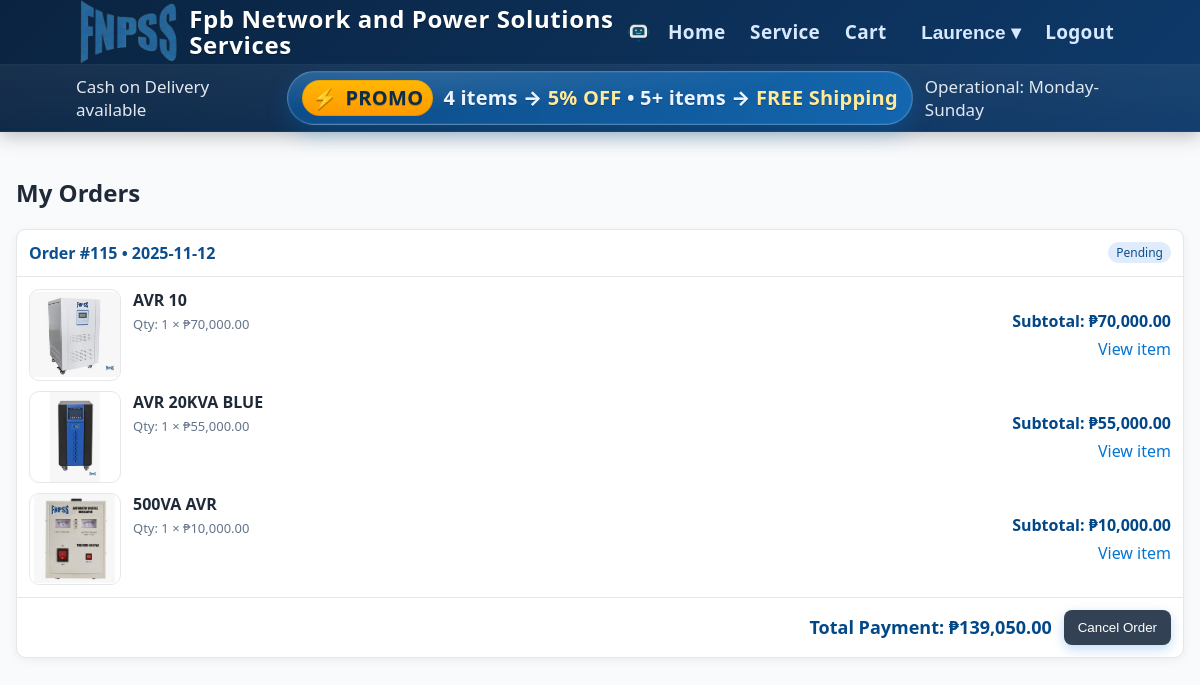
The page /orders.php (signed in) on the database its author committed.
### tables this page shows
CREATE TABLE `orders` (
  `order_id` int(11) NOT NULL,
  `customer_name` varchar(100) NOT NULL,
  `contact_number` varchar(20) NOT NULL,
  `delivery_location` text NOT NULL,
  `payment_method` enum('COD') NOT NULL DEFAULT 'COD',
  `product_name` varchar(255) NOT NULL,
  `quantity` int(11) NOT NULL,
  `total_price` decimal(10,2) NOT NULL,
  `delivery_date` date NOT NULL,
  `created_at` timestamp NOT NULL DEFAULT current_timestamp(),
  `updated_at` timestamp NOT NULL DEFAULT current_timestamp() ON UPDATE current_timestamp(),
  `user_id` int(11) DEFAULT NULL,
  `customer_email` varchar(255) DEFAULT NULL,
  `is_paid` tinyint(1) DEFAULT 0,
  `order_status` enum('pending','confirmed','shipped','delivered','cancelled') NOT NULL DEFAULT 'pending',
  `shipping_region` varchar(32) DEFAULT NULL,
  `delivery_span_days` int(11) NOT NULL DEFAULT 3
);

CREATE TABLE `order_items` (
  `id` int(11) NOT NULL,
  `order_id` int(11) NOT NULL,
  `product_id` int(11) DEFAULT NULL,
  `product_name` varchar(255) NOT NULL,
  `product_image` varchar(255) DEFAULT NULL,
  `quantity` int(11) NOT NULL,
  `unit_price` decimal(10,2) NOT NULL,
  `total_price` decimal(10,2) NOT NULL,
  `created_at` timestamp NOT NULL DEFAULT current_timestamp(),
  `serial_number` varchar(64) DEFAULT NULL,
  `warranty_start` date DEFAULT NULL,
  `warranty_end` date DEFAULT NULL,
  `warranty_duration_days` int(11) NOT NULL DEFAULT 365,
  `receipt` text DEFAULT NULL
);

### orders.php (the view, shortened to what the rows shown need)
<?php
require_once __DIR__ . '/includes/functions.php';
$order_id = (int)($_GET['id'] ?? 0);
$detail = $order_id > 0;
if ($detail) {
  $o = get_order($order_id);
  if (!$o || (int)$o['user_id'] !== (int)current_user()['id']) { header('Location: ' . BASE_URL . '/orders.php'); exit; }
  $items = get_order_items($order_id);
  if (!$items) {
    $nameHint = trim((string)($o['product_name'] ?? ''));
    if ($nameHint !== '') {
      $baseName = preg_replace('/\s+and others$/i', '', $nameHint);
      try {
        $st = db()->prepare('SELECT id, name, price, image FROM products WHERE name = :n OR name LIKE :like LIMIT 1');
        $st->execute([':n' => $baseName, ':like' => $baseName . '%']);
        $p = $st->fetch();
        if ($p) {
          $qty = max(1, (int)($o['quantity'] ?? 1));
          $items = [[
            'product_id'   => (int)$p['id'],
            'product_name' => (string)$p['name'],
            'product_image'=> (string)($p['image'] ?? ''),
            'quantity'     => $qty,
            'unit_price'   => (float)$p['price'],
            'total_price'  => (float)$p['price'] * $qty,
          ]];
        }
      } catch (Throwable $e) {  }
    }
  }
  $pidFilter = (int)($_GET['pid'] ?? 0);
  if ($pidFilter > 0 && is_array($items) && $items) {
    $items = array_values(array_filter($items, function($it) use ($pidFilter){ return (int)($it['product_id'] ?? 0) === $pidFilter; }));
    if (!$items) {
      $items = get_order_items($order_id);
    }
  }
  $page_title = 'Order Details';
} else {
  $orders = user_orders();
}
include __DIR__ . '/includes/header.php';
?>
<section class="section">
  <div class="container">
    <?php if ($detail): ?>
  <a href="<?= BASE_URL ?>/orders.php" class="btn-back">Back</a>
  <?php $custLabel = [ 'pending'=>'Pending', 'confirmed'=>'Order Placed', 'shipped'=>'Order Shipped Out', 'delivered'=>'Order Received', 'cancelled'=>'Cancelled' ][$o['order_status']] ?? ucfirst($o['order_status']); ?>
  <h2 style="margin-top:8px">Order Details <span id="detailStatus" class="badge" style="background:#e0ecfb;color:#0b4f8f"><?= h($custLabel); ?></span></h2>
      <?php
        $st = strtolower((string)$o['order_status']);
        $pending = ($st==='pending');
        $placed = in_array($st, ['confirmed','shipped','delivered']);
        $shipped = in_array($st, ['shipped','delivered']);
        $received = in_array($st, ['delivered']);
        function step($label,$active,$key){ ?>
          <div class="stp" data-step="<?= h($key); ?>" style="display:flex;align-items:center;gap:10px">
            <div class="stp-dot" style="width:30px;height:30px;border-radius:999px;border:3px solid <?= $active?'#16a34a':'#94a3b8' ?>;display:flex;align-items:center;justify-content:center;color:<?= $active?'#16a34a':'#94a3b8' ?>;font-weight:800">✔</div>
            <div class="stp-label" style="color:<?= $active?'#111827':'#64748b' ?>;font-weight:600;min-width:110px"><?= $label ?></div>
          </div>
        <?php } ?>
      <div id="stepper" style="display:flex;gap:24px;align-items:center;margin:10px 0 16px">
        <?php step('Pending', $pending || (!$placed && !$shipped && !$received), 'pending'); ?>
        <div style="flex:1;height:2px;background:#e5e7eb"></div>
        <?php step('Order Placed', $placed, 'placed'); ?>
        <div style="flex:1;height:2px;background:#e5e7eb"></div>
        <?php step('Order Shipped Out', $shipped, 'shipped'); ?>
        <div style="flex:1;height:2px;background:#e5e7eb"></div>
        <?php step('Order Received', $received, 'received'); ?>
      </div>
      <div class="form" style="margin-top:12px">
        <div style="display:flex;flex-direction:column;gap:12px">
          <?php foreach ($items as $it): ?>
            <div class="order-item-row" data-item-id="<?= (int)($it['id'] ?? 0); ?>" style="display:flex;gap:12px;align-items:center">
              <img src="<?= h(product_image_url($it['product_image'])); ?>" alt="" style="width:72px;height:72px;object-fit:contain;border:1px solid #e5e7eb;border-radius:8px;background:#fff"/>
              <div style="flex:1">
                <div style="font-weight:600"><a href="<?= BASE_URL ?>/product.php?id=<?= (int)$it['product_id']; ?>" style="text-decoration:none;color:inherit"><?= h($it['product_name']); ?></a></div>
                <div style="color:#64748b;font-size:13px">Qty: <?= (int)$it['quantity']; ?> × <?= CURRENCY . number_format($it['unit_price'],2); ?></div>
                <?php $already = rating_exists((int)$o['order_id'], (int)$it['product_id'], (int)(current_user()['id'] ?? 0)); ?>
                <div class="rate-box" data-pid="<?= (int)$it['product_id']; ?>" data-oid="<?= (int)$o['order_id']; ?>" data-done="<?= $already? '1':'0' ?>" style="margin-top:6px;display:<?= $o['order_status']==='delivered' ? 'flex' : 'none' ?>;align-items:center;gap:8px;flex-wrap:wrap">
                  <?php if ($already): ?>
                    <span class="rate-ok" style="color:#059669;font-size:13px;font-weight:600">Thanks for your rating!</span>
                  <?php else: ?>
                    <div class="stars" role="radiogroup" aria-label="Rate this product" style="display:flex;gap:4px">
                      <?php for($s=1;$s<=5;$s++): ?>
                        <button type="button" data-val="<?= $s ?>" aria-label="Rate <?= $s ?>" style="background:none;border:0;cursor:pointer;font-size:18px;color:#f59e0b">★</button>
                      <?php endfor; ?>
                    </div>
                    <input type="text" class="rate-comment" placeholder="Optional comment" style="flex:1;min-width:200px;padding:6px 8px;border:1px solid #e2e8f0;border-radius:8px" />
                    <button type="button" class="btn" onclick="submitRating(this)">Submit</button>
                    <span class="rate-ok" style="display:none;color:#059669;font-size:13px;font-weight:600">Thanks for your rating!</span>
                  <?php endif; ?>
                </div>
              </div>
              <div style="display:flex;align-items:center;gap:8px">
                <div style="font-weight:700;white-space:nowrap"><?= CURRENCY . number_format($it['total_price'],2); ?></div>
                <?php if ($o['order_status']==='pending' && !empty($it['id'])): ?>
                  <button type="button" class="btn secondary btn-cancel-item" data-item-id="<?= (int)$it['id']; ?>" data-order-id="<?= (int)$o['order_id']; ?>">Cancel item</button>
                <?php endif; ?>
              </div>
            </div>
          <?php endforeach; ?>
        </div>
        <hr />
        <?php
          $itemsSubtotal = 0.0; foreach ($items as $x) { $itemsSubtotal += (float)($x['total_price'] ?? 0); }
          $orderGrand = (float)$o['total_price'];
        ?>
        <div style="display:flex;justify-content:space-between;gap:16px;align-items:center;flex-wrap:wrap">
          <div style="display:flex;gap:18px;align-items:center;flex-wrap:wrap">
            <div style="font-size:16px;font-weight:700;color:#024787">Subtotal: <?= CURRENCY . number_format($itemsSubtotal,2); ?></div>
            <div style="font-size:18px;font-weight:800;color:#024787">Total Payment: <?= CURRENCY . number_format($orderGrand,2); ?></div>
          </div>
        </div>
      </div>
    <?php else: ?>
      <h2>My Orders</h2>
      <?php if (!$orders): ?>
        <div class="no-orders" style="background:#ffffff;border:1px solid #e5e7eb;border-radius:12px;padding:18px;box-shadow:var(--shadow);display:flex;flex-direction:column;gap:12px">
          <div style="display:flex;flex-direction:column;gap:8px">
            <h3 style="margin:0;font-size:20px;color:#0b4f8f">You haven't placed any orders yet</h3>
            <p style="margin:0;color:#475569">Discover our best-sellers and place your first order.</p>
            <a class="btn" href="<?= BASE_URL ?>/index.php#home-products" style="align-self:flex-start;background:#16a34a;border-color:#16a34a">Start shopping</a>
          </div>
          <div class="ads-grid" style="display:grid;grid-template-columns:repeat(auto-fit,minmax(240px,1fr));gap:12px;align-items:stretch">
            <a href="<?= BASE_URL ?>/index.php#home-products" class="ad-card" style="position:relative;display:flex;align-items:flex-end;min-height:clamp(220px,32vw,460px);background:#0b4f8f;border-radius:12px;overflow:hidden;text-decoration:none;color:#ffffff">
              <img src="<?= BASE_URL ?>/assets/images/bg/4.jpg" alt="Total surge protection" style="position:absolute;inset:0;width:100%;height:100%;object-fit:cover;filter:contrast(0.95) brightness(0.92)" />
              <div style="position:relative;width:100%;padding:14px;background:linear-gradient(180deg,rgba(11,79,143,0),rgba(11,79,143,0.78))">
                <span style="background:#16a34a;color:#fff;font-size:12px;padding:4px 8px;border-radius:999px">Featured</span>
                <div style="font-weight:800;font-size:18px;margin-top:8px">Total Surge Protection</div>
                <div style="opacity:0.9;font-size:13px">Safeguard your home & equipment</div>
              </div>
            </a>
            <a href="<?= BASE_URL ?>/index.php#home-products" class="ad-card" style="position:relative;display:flex;align-items:flex-end;min-height:clamp(220px,32vw,460px);background:#0b4f8f;border-radius:12px;overflow:hidden;text-decoration:none;color:#ffffff">
              <img src="<?= BASE_URL ?>/assets/images/bg/5.jpg" alt="Protect your power" style="position:absolute;inset:0;width:100%;height:100%;object-fit:cover;filter:contrast(0.95) brightness(0.92)" />
              <div style="position:relative;width:100%;padding:14px;background:linear-gradient(180deg,rgba(11,79,143,0),rgba(11,79,143,0.78))">
                <span style="background:#16a34a;color:#fff;font-size:12px;padding:4px 8px;border-radius:999px">Limited Offer</span>
                <div style="font-weight:800;font-size:18px;margin-top:8px">Protect Your Power</div>
                <div style="opacity:0.9;font-size:13px">Reliable. Efficient. Essential.</div>
              </div>
            </a>
          </div>
        </div>
      <?php else: ?>
  <div id="ordersList" style="display:flex;flex-direction:column;gap:14px">
          <?php foreach ($orders as $o): ?>
            <?php
              $orderId = (int)$o['order_id'];
              $custLabel = [ 'pending'=>'Pending','confirmed'=>'Order Placed','shipped'=>'Order Shipped Out','delivered'=>'Order Received','cancelled'=>'Cancelled' ][$o['order_status']] ?? ucfirst($o['order_status']);
              $items = get_order_items($orderId);
            ?>
            <article style="background:#fff;border:1px solid #e5e7eb;border-radius:10px;box-shadow:var(--shadow);overflow:hidden">
              <div style="padding:12px;border-bottom:1px solid #e5e7eb;display:flex;justify-content:space-between;align-items:center;gap:12px;flex-wrap:wrap">
                <div style="font-weight:700;color:#0b4f8f">Order #<?= (int)$orderId; ?> • <?= h(date('Y-m-d', strtotime($o['created_at']))); ?></div>
                <span class="badge order-status" data-order-id="<?= (int)$o['order_id']; ?>" style="background:#e0ecfb;color:#0b4f8f"><?= h($custLabel); ?></span>
              </div>
              <div style="display:flex;flex-direction:column;gap:10px;padding:12px">
                <?php foreach ($items as $it): ?>
                  <div style="display:flex;align-items:stretch;gap:12px">
                    <div style="width:92px;height:92px;border-radius:10px;overflow:hidden;background:#fff;border:1px solid #e5e7eb;display:flex;align-items:center;justify-content:center">
                      <img src="<?= h(product_image_url($it['product_image'])); ?>" alt="" style="width:100%;height:100%;object-fit:contain" />
                    </div>
                    <div style="flex:1;min-width:0">
                      <div style="font-size:16px;font-weight:700;white-space:nowrap;overflow:hidden;text-overflow:ellipsis"><?= h($it['product_name']); ?></div>
                      <div style="color:#64748b;font-size:13px;margin-top:4px">Qty: <?= (int)$it['quantity']; ?> × <?= CURRENCY . number_format((float)$it['unit_price'], 2); ?></div>
                    </div>
                    <div style="text-align:right;min-width:160px;display:flex;flex-direction:column;justify-content:center;gap:6px">
                      <div style="font-weight:800;color:#024787;">Subtotal: <?= CURRENCY . number_format((float)$it['total_price'], 2); ?></div>
                      <div style="display:flex;gap:6px;flex-wrap:wrap;justify-content:flex-end">
                        <a class="btn link" href="<?= BASE_URL ?>/orders.php?id=<?= (int)$o['order_id']; ?>&pid=<?= (int)$it['product_id']; ?>">View item</a>
                      </div>
                    </div>
                  </div>
                <?php endforeach; ?>
              </div>
              <div class="order-footer" style="padding:12px;border-top:1px solid #e5e7eb;display:flex;justify-content:space-between;align-items:center;flex-wrap:wrap;gap:10px">
                <div style="display:flex;align-items:center;gap:12px">
                  <div class="order-total" data-order-id="<?= (int)$o['order_id']; ?>" style="font-size:18px;font-weight:800;color:#024787">Total Payment: <?= CURRENCY . number_format((float)$o['total_price'], 2); ?></div>
                  <?php if ($o['order_status'] === 'pending'): ?>
                    <button type="button" class="btn secondary btn-cancel-order" data-order-id="<?= (int)$o['order_id']; ?>">Cancel Order</button>
                  <?php endif; ?>
                </div>
              </div>
            </article>
          <?php endforeach; ?>
        </div>
      <?php endif; ?>
    <?php endif; ?>
  </div>
</section>
<?php include __DIR__ . '/includes/footer.php'; ?>

### rows shown on the page
orders: order_id "115", created_at "2025-11-12", order_status "Pending", total_price "139,050.00"
order_items: product_image (picture), product_name "AVR 10", quantity "1", unit_price "70,000.00", total_price "70,000.00"
order_items: product_image (picture), product_name "AVR 20KVA BLUE", quantity "1", unit_price "55,000.00", total_price "55,000.00"
order_items: product_image (picture), product_name "500VA AVR", quantity "1", unit_price "10,000.00", total_price "10,000.00"

### other values the page prints
$uname !== '' ? $uname : 'Account' "Laurence"
